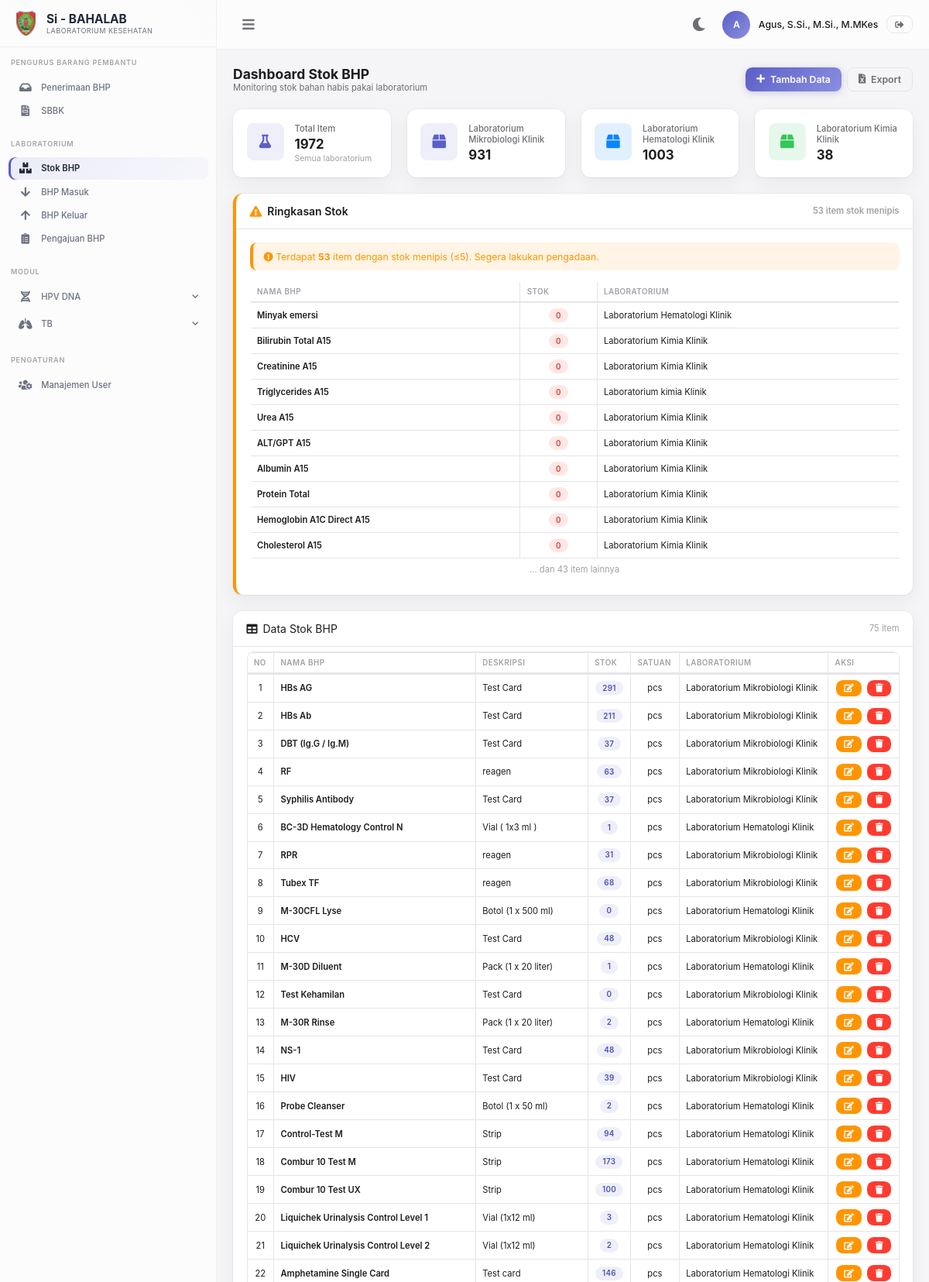
Page /stock.php (signed in, upper part) on the committed database.
### tables this page shows
CREATE TABLE `sib_bhp` (
  `id` int NOT NULL AUTO_INCREMENT,
  `nama_barang` varchar(50) NOT NULL,
  `deskripsi` varchar(50) NOT NULL,
  `stok` int NOT NULL,
  `satuan` varchar(50) DEFAULT 'pcs',
  `lab` varchar(50) NOT NULL,
  PRIMARY KEY (`id`)
);

### stock.php (the view, shortened to what this page needs)
<?php
require 'config.php';
$labCounts = [];
$allLabsQ = mysqli_query($conn, "SELECT DISTINCT lab FROM sib_bhp");
while ($row = mysqli_fetch_assoc($allLabsQ)) {
    $lab = $row['lab'];
    $q = mysqli_query($conn, "SELECT SUM(stok) AS total FROM sib_bhp WHERE lab='$lab'");
    $r = mysqli_fetch_assoc($q);
    $labCounts[$lab] = $r['total'] ?? 0;
}
$totalItems = array_sum($labCounts);
?>
<div class="page-header">
    <div>
        <h1>Dashboard Stok BHP</h1>
        <p class="page-subtitle">Monitoring stok bahan habis pakai laboratorium</p>
    </div>
    <div class="d-flex gap-2">
        <button type="button" class="btn btn-primary" data-toggle="modal" data-target="#myModal">
            <i class="fas fa-plus"></i> Tambah Data
        </button>
        <a href="export-stock.php" class="btn btn-outline">
            <i class="fas fa-file-excel"></i> Export
        </a>
    </div>
</div>
<div class="grid grid-4">
    <div class="card stat-card">
        <div class="stat-icon violet"><i class="fas fa-flask"></i></div>
        <div class="stat-info">
            <div class="stat-label">Total Item</div>
            <div class="stat-value"><?= $totalItems; ?></div>
            <div class="stat-desc">Semua laboratorium</div>
        </div>
    </div>
    <?php
    $colorIdx = 0;
    $colors = ['violet', 'blue', 'green', 'orange'];
    foreach ($labCounts as $lab => $count):
    ?>
    <div class="card stat-card">
        <div class="stat-icon <?= $colors[$colorIdx++ % count($colors)]; ?>"><i class="fas fa-box"></i></div>
        <div class="stat-info">
            <div class="stat-label"><?= $lab; ?></div>
            <div class="stat-value"><?= $count; ?></div>
        </div>
    </div>
    <?php endforeach; ?>
</div>
<?php
$lowStockQuery = mysqli_query($conn, "SELECT * FROM sib_bhp WHERE stok <= 5 ORDER BY stok ASC");
$lowStockItems = [];
$lowStockCount = 0;
while ($row = mysqli_fetch_assoc($lowStockQuery)) {
    $lowStockItems[] = $row;
    $lowStockCount++;
}
$ringkasanLimit = 10;
$ringkasanItems = array_slice($lowStockItems, 0, $ringkasanLimit);
$ringkasanSisa = $lowStockCount - count($ringkasanItems);
?>
<div class="card" style="margin-top:1.5rem;<?= $lowStockCount > 0 ? 'border-left:4px solid var(--warning);' : '' ?>">
    <div class="card-header">
        <span><i class="fas fa-exclamation-triangle mr-2" style="color:<?= $lowStockCount > 0 ? 'var(--warning)' : 'var(--success)' ?>"></i>Ringkasan Stok</span>
        <span class="text-muted fs-small"><?= $lowStockCount ?> item stok menipis</span>
    </div>
    <div class="card-body">
        <?php if ($lowStockCount > 0): ?>
        <div class="alert alert-warning" style="margin-bottom:1rem;">
            <i class="fas fa-exclamation-circle"></i>
            Terdapat <strong><?= $lowStockCount ?></strong> item dengan stok menipis (≤5). Segera lakukan pengadaan.
        </div>
        <div class="table-responsive">
            <table class="table table-bordered">
                <thead>
                    <tr>
                        <th>Nama BHP</th>
                        <th class="text-center">Stok</th>
                        <th>Laboratorium</th>
                    </tr>
                </thead>
                <tbody>
                    <?php foreach ($ringkasanItems as $item): ?>
                    <tr>
                        <td class="fw-600"><?= htmlspecialchars($item['nama_barang']); ?></td>
                        <td class="text-center">
                            <span class="badge badge-danger"><?= $item['stok']; ?></span>
                        </td>
                        <td><?= htmlspecialchars($item['lab']); ?></td>
                    </tr>
                    <?php endforeach; ?>
                    <?php if ($ringkasanSisa > 0): ?>
                    <tr>
                        <td colspan="3" class="text-muted text-center fs-small">
                            ... dan <?= $ringkasanSisa; ?> item lainnya
                        </td>
                    </tr>
                    <?php endif; ?>
                </tbody>
            </table>
        </div>
        <?php endif; ?>
    </div>
</div>
<div class="data-table-wrapper" style="margin-top:1.5rem;">
    <div class="table-header">
        <span><i class="fas fa-table mr-2"></i>Data Stok BHP</span>
        <span class="text-muted fs-small"><?= mysqli_num_rows(mysqli_query($conn, "SELECT id FROM sib_bhp")); ?> item</span>
    </div>
    <div class="table-body">
        <div class="table-responsive">
            <table class="table table-bordered" id="dataTable" width="100%" cellspacing="0">
                <thead>
                    <tr>
                        <th class="text-center">No</th>
                        <th>Nama BHP</th>
                        <th>Deskripsi</th>
                        <th class="text-center">Stok</th>
                        <th class="text-center">Satuan</th>
                        <th>Laboratorium</th>
                        <th class="text-center">Aksi</th>
                    </tr>
                </thead>
                <tbody>
                    <?php
                    $ambilsemuadatastock = mysqli_query($conn,"SELECT * FROM sib_bhp");
                    $i = 1;
                    while($data = mysqli_fetch_array($ambilsemuadatastock)) {
                        $id_bhp = $data['id'];
                    ?>
                    <tr>
                        <td class="text-center"><?= $i++; ?></td>
                        <td class="fw-600"><?= htmlspecialchars($data['nama_barang']); ?></td>
                        <td><?= htmlspecialchars($data['deskripsi']); ?></td>
                        <td class="text-center"><span class="badge badge-primary"><?= $data['stok']; ?></span></td>
                        <td class="text-center"><?= htmlspecialchars($data['satuan']); ?></td>
                        <td><?= htmlspecialchars($data['lab']); ?></td>
                        <td class="text-center">
                            <div class="d-flex gap-2 justify-content-center">
                                <button type="button" class="btn btn-warning btn-sm" data-toggle="modal" data-target="#edit<?= $id_bhp; ?>">
                                    <i class="fas fa-edit"></i>
                                </button>
                                <button type="button" class="btn btn-danger btn-sm" data-toggle="modal" data-target="#delete<?= $id_bhp; ?>">
                                    <i class="fas fa-trash"></i>
                                </button>
                            </div>
                        </td>
                    </tr>
                    <?php } ?>
                </tbody>
            </table>
        </div>
    </div>
</div>
<?php
require 'layout.php';
?>

### rows in the picture
sib_bhp: nama_barang "Minyak emersi", stok "0", lab "Laboratorium Hematologi Klinik"
sib_bhp: nama_barang "Bilirubin Total A15", stok "0", lab "Laboratorium Kimia Klinik"
sib_bhp: nama_barang "Creatinine A15", stok "0", lab "Laboratorium Kimia Klinik"
sib_bhp: nama_barang "Triglycerides A15", stok "0", lab "Laboratorium kimia Klinik"
sib_bhp: nama_barang "Urea A15", stok "0", lab "Laboratorium Kimia Klinik"
sib_bhp: nama_barang "ALT/GPT A15", stok "0", lab "Laboratorium Kimia Klinik"
sib_bhp: nama_barang "Albumin A15", stok "0", lab "Laboratorium Kimia Klinik"
sib_bhp: nama_barang "Protein Total", stok "0", lab "Laboratorium Kimia Klinik"
sib_bhp: nama_barang "Hemoglobin A1C Direct A15", stok "0", lab "Laboratorium Kimia Klinik"
sib_bhp: nama_barang "Cholesterol A15", stok "0", lab "Laboratorium Kimia Klinik"
sib_bhp: nama_barang "HBs AG", deskripsi "Test Card", stok "291", satuan "pcs", lab "Laboratorium Mikrobiologi Klinik"
sib_bhp: nama_barang "HBs Ab", deskripsi "Test Card", stok "211", satuan "pcs", lab "Laboratorium Mikrobiologi Klinik"
sib_bhp: nama_barang "DBT (Ig.G / Ig.M)", deskripsi "Test Card", stok "37", satuan "pcs", lab "Laboratorium Mikrobiologi Klinik"
sib_bhp: nama_barang "RF", deskripsi "reagen", stok "63", satuan "pcs", lab "Laboratorium Mikrobiologi Klinik"
sib_bhp: nama_barang "Syphilis Antibody", deskripsi "Test Card", stok "37", satuan "pcs", lab "Laboratorium Mikrobiologi Klinik"
sib_bhp: nama_barang "BC-3D Hematology Control N", deskripsi "Vial ( 1x3 ml )", stok "1", satuan "pcs", lab "Laboratorium Hematologi Klinik"
sib_bhp: nama_barang "RPR", deskripsi "reagen", stok "31", satuan "pcs", lab "Laboratorium Mikrobiologi Klinik"
sib_bhp: nama_barang "Tubex TF", deskripsi "reagen", stok "68", satuan "pcs", lab "Laboratorium Mikrobiologi Klinik"
sib_bhp: nama_barang "M-30CFL Lyse", deskripsi "Botol (1 x 500 ml)", stok "0", satuan "pcs", lab "Laboratorium Hematologi Klinik"
sib_bhp: nama_barang "HCV", deskripsi "Test Card", stok "48", satuan "pcs", lab "Laboratorium Mikrobiologi Klinik"
sib_bhp: nama_barang "M-30D Diluent", deskripsi "Pack (1 x 20 liter)", stok "1", satuan "pcs", lab "Laboratorium Hematologi Klinik"
sib_bhp: nama_barang "Test Kehamilan", deskripsi "Test Card", stok "0", satuan "pcs", lab "Laboratorium Mikrobiologi Klinik"
sib_bhp: nama_barang "M-30R Rinse", deskripsi "Pack (1 x 20 liter)", stok "2", satuan "pcs", lab "Laboratorium Hematologi Klinik"
sib_bhp: nama_barang "NS-1", deskripsi "Test Card", stok "48", satuan "pcs", lab "Laboratorium Mikrobiologi Klinik"
sib_bhp: nama_barang "HIV", deskripsi "Test Card", stok "39", satuan "pcs", lab "Laboratorium Mikrobiologi Klinik"
sib_bhp: nama_barang "Probe Cleanser", deskripsi "Botol (1 x 50 ml)", stok "2", satuan "pcs", lab "Laboratorium Hematologi Klinik"
sib_bhp: nama_barang "Control-Test M", deskripsi "Strip", stok "94", satuan "pcs", lab "Laboratorium Hematologi Klinik"
sib_bhp: nama_barang "Combur 10 Test M", deskripsi "Strip", stok "173", satuan "pcs", lab "Laboratorium Hematologi Klinik"
sib_bhp: nama_barang "Combur 10 Test UX", deskripsi "Strip", stok "100", satuan "pcs", lab "Laboratorium Hematologi Klinik"
sib_bhp: nama_barang "Liquichek Urinalysis Control Level 1", deskripsi "Vial (1x12 ml)", stok "3", satuan "pcs", lab "Laboratorium Hematologi Klinik"
sib_bhp: nama_barang "Liquichek Urinalysis Control Level 2", deskripsi "Vial (1x12 ml)", stok "2", satuan "pcs", lab "Laboratorium Hematologi Klinik"
sib_bhp: nama_barang "Amphetamine Single Card", deskripsi "Test card", stok "146", satuan "pcs", lab "Laboratorium Hematologi Klinik"

### other values in the picture
substr($_SESSION['nama'] ?? 'U', 0, 1) "A"
$_SESSION['nama'] "Agus, S.Si., M.Si., M.MKes"
$totalItems "1972"
$lab "Laboratorium Mikrobiologi Klinik"
$count "931"
$lab "Laboratorium Hematologi Klinik"
$count "1003"
$lab "Laboratorium Kimia Klinik"
$count "38"
$lowStockCount "53"
$ringkasanSisa "43"
mysqli_num_rows(mysqli_query($conn, "SELECT id FROM sib_bhp")) "75"
